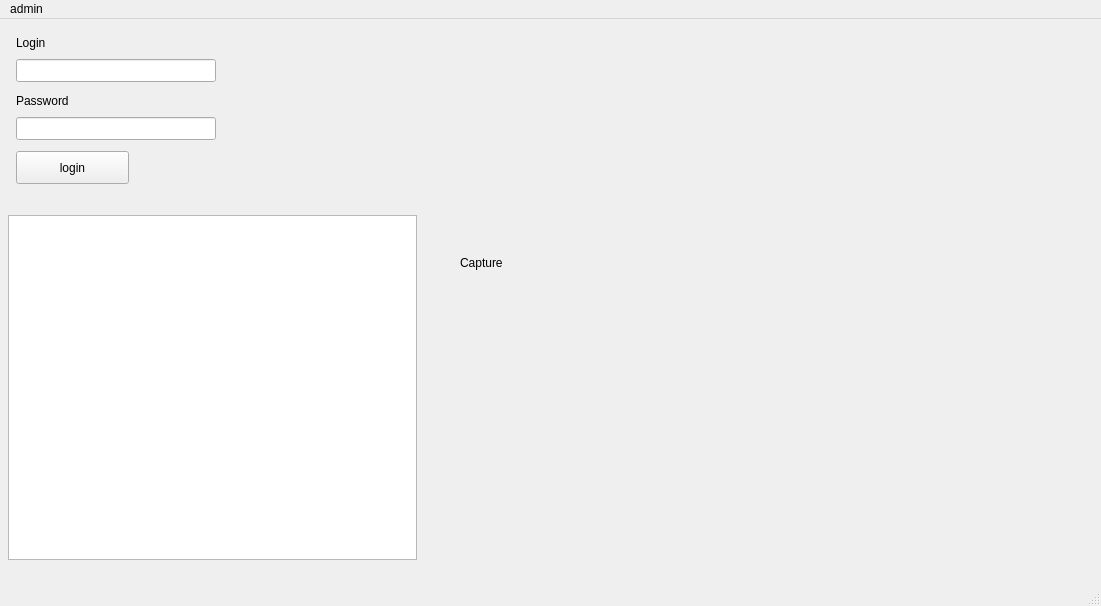
<?xml version="1.0" encoding="UTF-8"?>
<ui version="4.0">
 <class>MainWindow</class>
 <widget class="QMainWindow" name="MainWindow">
  <property name="geometry">
   <rect>
    <x>0</x>
    <y>0</y>
    <width>1101</width>
    <height>606</height>
   </rect>
  </property>
  <property name="windowTitle">
   <string>MainWindow</string>
  </property>
  <widget class="QWidget" name="centralWidget">
   <widget class="QPushButton" name="login_button">
    <property name="geometry">
     <rect>
      <x>16</x>
      <y>132</y>
      <width>113</width>
      <height>33</height>
     </rect>
    </property>
    <property name="text">
     <string>login</string>
    </property>
   </widget>
   <widget class="QLineEdit" name="login">
    <property name="geometry">
     <rect>
      <x>16</x>
      <y>40</y>
      <width>200</width>
      <height>23</height>
     </rect>
    </property>
   </widget>
   <widget class="QLineEdit" name="password">
    <property name="geometry">
     <rect>
      <x>16</x>
      <y>98</y>
      <width>200</width>
      <height>23</height>
     </rect>
    </property>
    <property name="echoMode">
     <enum>QLineEdit::Password</enum>
    </property>
   </widget>
   <widget class="QLabel" name="label">
    <property name="geometry">
     <rect>
      <x>16</x>
      <y>16</y>
      <width>109</width>
      <height>16</height>
     </rect>
    </property>
    <property name="text">
     <string>Login</string>
    </property>
   </widget>
   <widget class="QLabel" name="label_2">
    <property name="geometry">
     <rect>
      <x>16</x>
      <y>74</y>
      <width>109</width>
      <height>16</height>
     </rect>
    </property>
    <property name="text">
     <string>Password</string>
    </property>
   </widget>
   <widget class="QLabel" name="captured_image">
    <property name="geometry">
     <rect>
      <x>460</x>
      <y>4</y>
      <width>640</width>
      <height>480</height>
     </rect>
    </property>
    <property name="text">
     <string>Capture</string>
    </property>
   </widget>
   <widget class="QPlainTextEdit" name="debug_prints">
    <property name="geometry">
     <rect>
      <x>8</x>
      <y>196</y>
      <width>409</width>
      <height>345</height>
     </rect>
    </property>
   </widget>
  </widget>
  <widget class="QMenuBar" name="menuBar">
   <property name="geometry">
    <rect>
     <x>0</x>
     <y>0</y>
     <width>1101</width>
     <height>20</height>
    </rect>
   </property>
   <widget class="QMenu" name="menuGhg">
    <property name="title">
     <string>admin</string>
    </property>
    <addaction name="actionAdd_user"/>
    <addaction name="actionDelete_user"/>
   </widget>
   <addaction name="menuGhg"/>
  </widget>
  <widget class="QStatusBar" name="statusBar"/>
  <action name="actionAdd_user">
   <property name="text">
    <string>add user</string>
   </property>
  </action>
  <action name="actionDelete_user">
   <property name="text">
    <string>delete user</string>
   </property>
  </action>
  <action name="actionChange_root_password">
   <property name="text">
    <string>change root password</string>
   </property>
  </action>
 </widget>
 <layoutdefault spacing="6" margin="11"/>
 <resources/>
 <connections/>
</ui>
